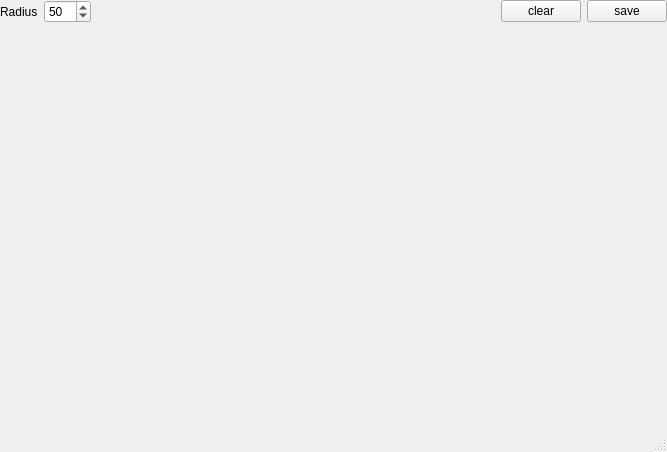
<?xml version="1.0" encoding="UTF-8"?>
<ui version="4.0">
 <class>MainWindow</class>
 <widget class="QMainWindow" name="MainWindow">
  <property name="geometry">
   <rect>
    <x>0</x>
    <y>0</y>
    <width>667</width>
    <height>452</height>
   </rect>
  </property>
  <property name="windowTitle">
   <string>MainWindow</string>
  </property>
  <widget class="QWidget" name="centralwidget">
   <layout class="QVBoxLayout" name="verticalLayout">
    <property name="leftMargin">
     <number>0</number>
    </property>
    <property name="topMargin">
     <number>0</number>
    </property>
    <property name="rightMargin">
     <number>0</number>
    </property>
    <property name="bottomMargin">
     <number>0</number>
    </property>
    <item>
     <layout class="QHBoxLayout" name="horizontalLayout">
      <item>
       <widget class="QLabel" name="label">
        <property name="text">
         <string>Radius</string>
        </property>
       </widget>
      </item>
      <item>
       <widget class="QSpinBox" name="spinBox">
        <property name="minimum">
         <number>10</number>
        </property>
        <property name="maximum">
         <number>200</number>
        </property>
        <property name="value">
         <number>50</number>
        </property>
       </widget>
      </item>
      <item>
       <spacer name="horizontalSpacer">
        <property name="orientation">
         <enum>Qt::Horizontal</enum>
        </property>
        <property name="sizeHint" stdset="0">
         <size>
          <width>40</width>
          <height>20</height>
         </size>
        </property>
       </spacer>
      </item>
      <item>
       <widget class="QPushButton" name="btnClear">
        <property name="text">
         <string>clear</string>
        </property>
       </widget>
      </item>
      <item>
       <widget class="QPushButton" name="btnSave">
        <property name="text">
         <string>save</string>
        </property>
       </widget>
      </item>
     </layout>
    </item>
    <item>
     <spacer name="verticalSpacer">
      <property name="orientation">
       <enum>Qt::Vertical</enum>
      </property>
      <property name="sizeHint" stdset="0">
       <size>
        <width>20</width>
        <height>373</height>
       </size>
      </property>
     </spacer>
    </item>
   </layout>
  </widget>
  <widget class="QMenuBar" name="menubar">
   <property name="geometry">
    <rect>
     <x>0</x>
     <y>0</y>
     <width>667</width>
     <height>23</height>
    </rect>
   </property>
  </widget>
  <widget class="QStatusBar" name="statusbar"/>
 </widget>
 <resources/>
 <connections/>
</ui>
